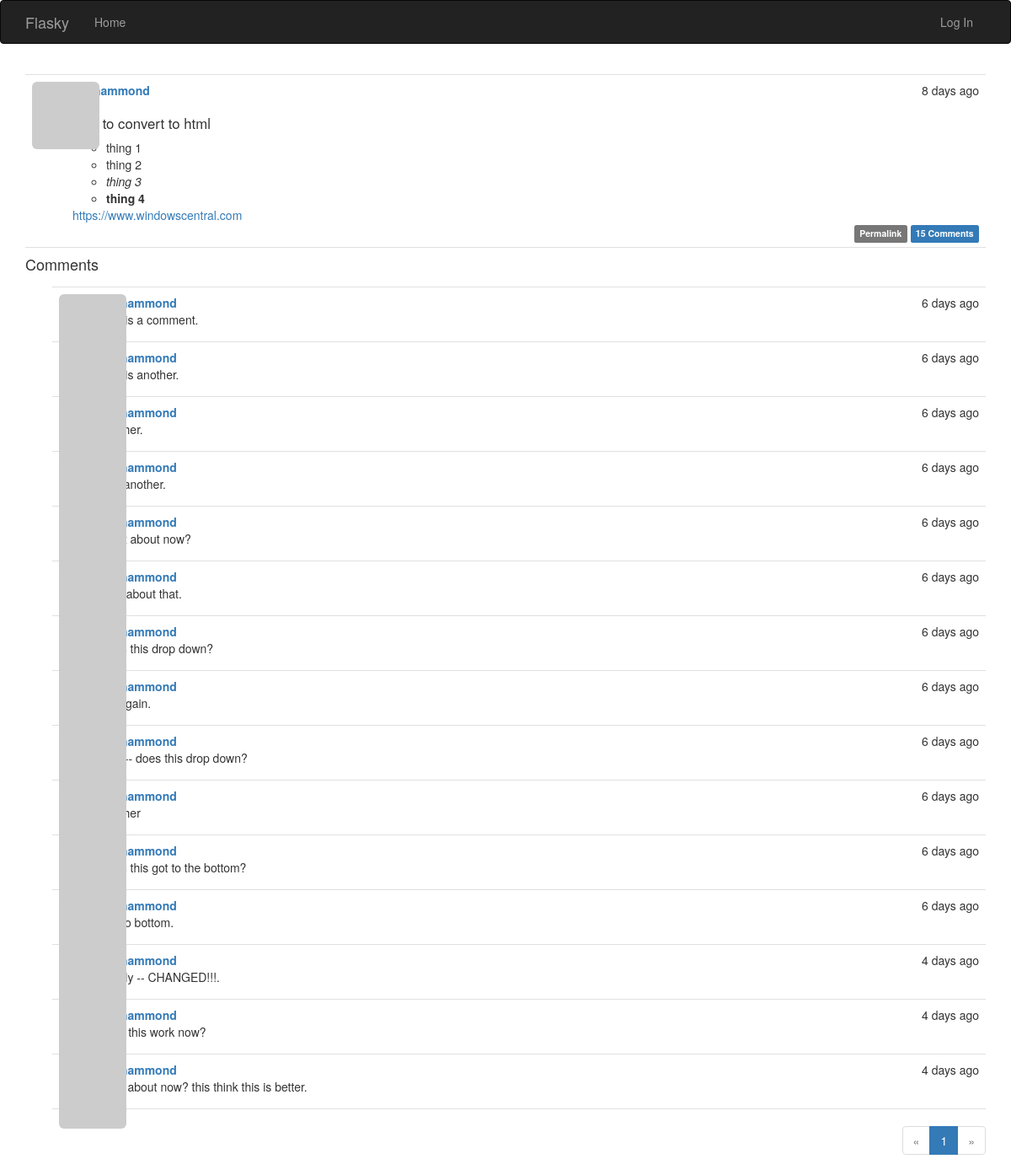
Page /post/405 on the earlier database version.
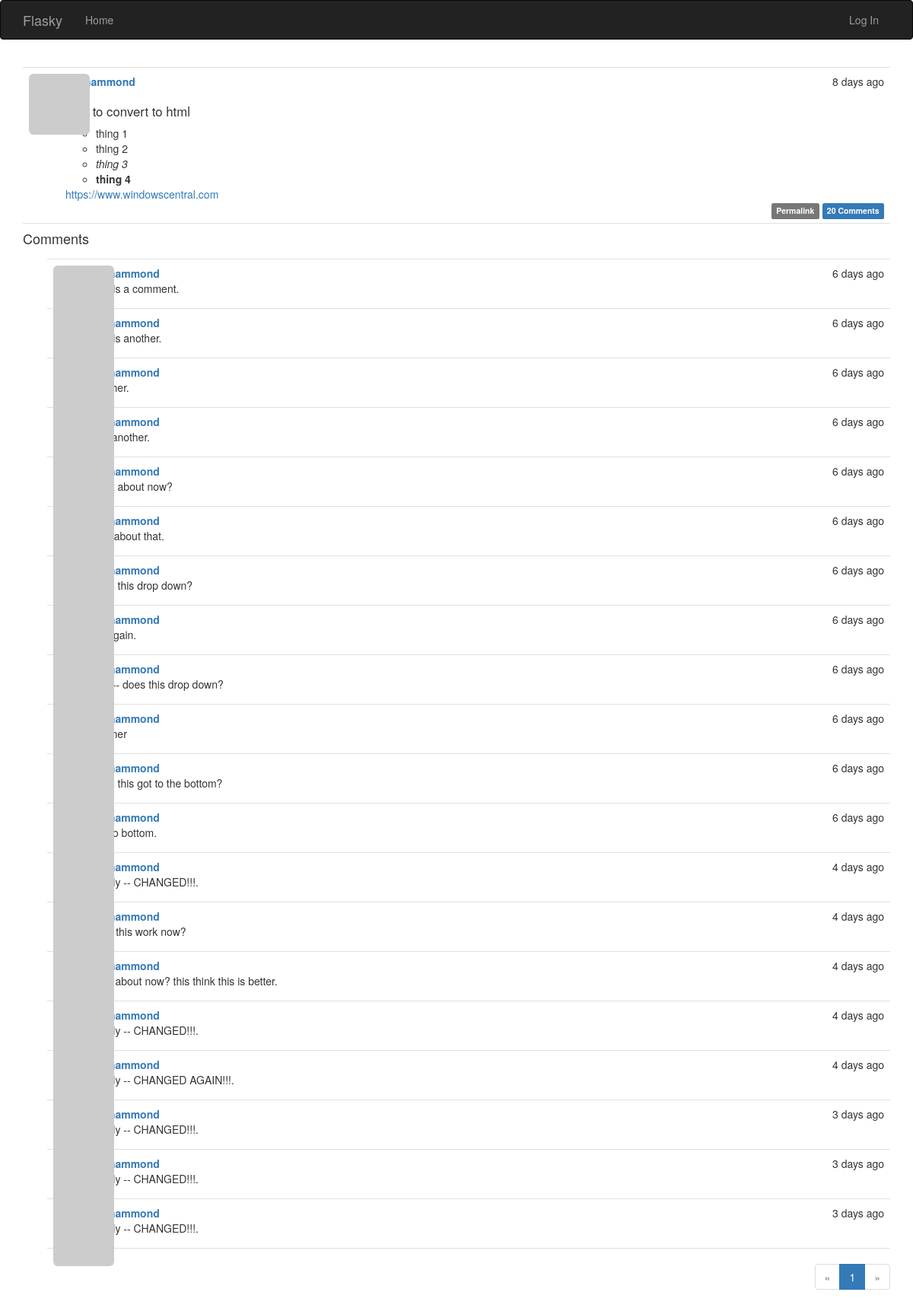
Same page on the later database version.
### app/models.py (models this page shows, shortened)
class Post(db.Model):
    __tablename__ = 'posts'
    id = db.Column(db.Integer, primary_key=True)
    body = db.Column(db.Text)
    timestamp = db.Column(db.DateTime, index=True, default=datetime.utcnow)
    author_id = db.Column(db.Integer, db.ForeignKey('users.id'))
    body_html = db.Column(db.Text)
    comments = db.relationship('Comment', backref='post', lazy='dynamic')

class User(UserMixin, db.Model):
    __tablename__ = 'users'
    id = db.Column(db.Integer, primary_key=True)
    email = db.Column(db.String(64), unique=True, index=True)
    username = db.Column(db.String(64), unique=True, index=True)
    role_id = db.Column(db.Integer, db.ForeignKey('roles.id'))
    password_hash = db.Column(db.String(128))
    confirmed = db.Column(db.Boolean, default=False)
    name = db.Column(db.String(64))
    location = db.Column(db.String(64))
    about_me = db.Column(db.Text())
    member_since = db.Column(db.DateTime(), default=datetime.utcnow)
    last_seen = db.Column(db.DateTime(), default=datetime.utcnow)
    avatar_hash = db.Column(db.String(32))
    posts = db.relationship('Post', backref='author', lazy='dynamic')
    followed = db.relationship('Follow',
                               foreign_keys=[Follow.follower_id],
                               backref=db.backref('follower', lazy='joined'),
                               lazy='dynamic',
                               cascade='all, delete-orphan')
    followers = db.relationship('Follow',
                                foreign_keys=[Follow.followed_id],
                                backref=db.backref('followed', lazy='joined'),
                                lazy='dynamic',
                                cascade='all, delete-orphan')
    comments = db.relationship('Comment', backref='author', lazy='dynamic')
    @property
    def password(self):
        raise AttributeError('password is not a readable attribute')
    def gravatar_hash(self):
        return hashlib.md5(self.email.lower().encode('utf-8')).hexdigest()
    def gravatar(self, size=100, default='identicon', rating='g'):
        if request.is_secure:
            url = 'https://secure.gravatar.com/avatar'
        else:
            url = 'http://secure.gravatar.com/avatar'
        hash= self.avatar_hash or self.gravatar_hash()
        return '{url}/{hash}?s={size}&d={default}&r={rating}'.format(
                url=url, hash=hash, size=size, default=default, rating=rating)

class Comment(db.Model):
    __tablename__ = 'comments'
    id = db.Column(db.Integer, primary_key=True)
    body = db.Column(db.Text)
    body_html = db.Column(db.Text)
    timestamp = db.Column(db.DateTime, index=True, default=datetime.utcnow)
    disabled = db.Column(db.Boolean)
    author_id = db.Column(db.Integer, db.ForeignKey('users.id'))
    post_id = db.Column(db.Integer, db.ForeignKey('posts.id'))

### app/main/views.py (the view, shortened to what this page needs)
@main.route('/post/<int:id>', methods=['GET', 'POST'])
def post(id):
    post = Post.query.get_or_404(id)
    form = CommentForm()
    page = request.args.get('page', 1, type=int)
    if page == -1:
        page = (post.comments.count() - 1) // \
                current_app.config['FLASKY_COMMENTS_PER_PAGE'] + 1
    pagination = post.comments.order_by(Comment.timestamp.asc()).paginate(
            page, per_page=current_app.config['FLASKY_COMMENTS_PER_PAGE'],
            error_out=False)
    comments = pagination.items
    return render_template('post.html', posts=[post], form=form,
                           comments=comments, pagination=pagination)

### app/auth/views.py (called while the page is built)
@auth.before_app_request
def before_request():
    if current_user.is_authenticated:
        current_user.ping()
        if not current_user.confirmed \
                and request.endpoint \
                and request.blueprint != 'auth' \
                and request.endpoint != 'static':
            return redirect(url_for('auth.unconfirmed'))

### app/main/__init__.py (called while the page is built)
@main.app_context_processor
def inject_permissions():
    return dict(Permission=Permission)

### app/models.py (called while the page is built)
    def can(self, permissions):
        return False

    def is_administrator(self):
        return False

### app/templates/post.html (shortened to what this page needs)
{% extends "base.html" %}
{% import "bootstrap/wtf.html" as wtf %}
{% import "_macros.html" as macros %}
{% block page_content %}
{% include '_posts.html' %}
<h4 id="comments">Comments</h4>
{% include '_comments.html' %}
{% if pagination %}
    <div class="pagination">
        {{ macros.pagination_widget(pagination, '.post', fragment='#comments', id=posts[0].id) }}
    </div>
{% endif %}
{% endblock %}

### app/templates/base.html (shortened to what this page needs)
{% extends "bootstrap/base.html" %}
{% block head %}
{{ super() }}
<link rel="stylesheet" type="text/css" href="{{ url_for('static', filename='styles.css') }}">
{% endblock %}
{% block navbar %}
<div class="navbar navbar-inverse" role="navigation">
    <div class="container">
        <div class="navbar-header">
            <a class="navbar-brand" href="{{ url_for('main.index') }}">Flasky</a>
        </div>
        <div class="navbar-collapse collapse">
            <ul class="nav navbar-nav">
                <li><a href="{{ url_for('main.index') }}">Home</a></li>
            </ul>
            <ul class="nav navbar-nav navbar-right">
                {% if current_user.is_authenticated %}
                <li class="dropdown">
                    <a href="#" class="dropdown-toggle" data-toggle="dropdown">
                        <img src="{{ current_user.gravatar(size=18) }}">
                        Account <b class="caret"></b>
                    </a>
                    <ul class="dropdown-menu">
                        <li><a href="{{ url_for('auth.change_password') }}">Change Password</a></li>
                        <li><a href="{{ url_for('auth.change_email_request') }}">Change Email</a></li>
                        <li><a href="{{ url_for('auth.logout') }}">Log Out</a></li>
                    </ul>
                </li>
                {% else %}
                <li><a href="{{ url_for('auth.login') }}">Log In</a></li>
                {% endif %}
            </ul>
        </div>
    </div>
</div>
{% endblock %}
{% block content %}
<div class="container">
    {% block page_content %}{% endblock %}
</div>
{% endblock %}

### app/templates/_macros.html
{% macro pagination_widget(pagination, endpoint, fragment='') %}
<ul class="pagination">
    <li {% if not pagination.has_prev %} class="disabled"{% endif %}>
        <a href="{% if pagination.has_prev %}{{ url_for(endpoint, pagepagination.prev_num, **kwargs) }}{{ fragment }}{% else %}#{% endif %}">
           &laquo;
       </a>
   </li>
   {% for p in pagination.iter_pages() %}
       {% if p %}
           {% if p == pagination.page %}
               <li class="active">
                   <a href="{{ url_for(endpoint, page = p, **kwargs) }}{{ fragment }}">{{ p }}</a>
               </li>
           {% else %}
               <li>
                   <a href="{{ url_for(endpoint, page = p, **kwargs) }}{{ fragment }}">{{ p }}</a>
               </li>
           {% endif %}
       {% else %}
           <li class="disabled"><a href="#">&hellip;</a></li>
       {% endif %}
   {% endfor %}
   <li {% if not pagination.has_next %} class="disabled"{% endif %}>
       <a href="{% if pagination.has_next %}{{ url_for(endpoint, page=pagination.next_num, **kwargs) }}{{ fragment }}{% else %}#{% endif %}">
           &raquo;
       </a>
   </li>
</ul>
{% endmacro %}

### app/templates/_posts.html (shortened to what this page needs)
<ul class="posts">
    {% for post in posts %}
        <li class="post">
            <div class="profile-thumbnail">
                <a href="{{ url_for('.user', username=post.author.username) }}">
                    <img class="img-rounded profile-thumbnail" src="{{ post.author.gravatar(size=40) }}">
                </a>
            </div>
            <div class="post-content">
                <div class="post-date">{{ moment(post.timestamp).fromNow() }}</div>
                <div class="post-author"><a href="{{ url_for('.user', username=post.author.username) }}">{{ post.author.username }}</a></div>
                <div class="post-body">
                    {% if post.body_html %}
                        {{ post.body_html | safe }}
                    {% else %}
                        {{ post.body }}
                    {% endif %}
                </div>
                <div class="post-footer">
                    <a href="{{ url_for('.post', id=post.id) }}">
                        <span class="label label-default">Permalink</span>
                    </a>
                    <a href="{{ url_for('.post', id=post.id) }}#comments">
                        <span class="label label-primary">{{ post.comments.count() }} Comments</span>
                    </a>
                </div>
            </div>
        </li>
    {% endfor %}
</ul>

### app/templates/_comments.html (shortened to what this page needs)
<ul class="comments">
    {% for comment in comments %}
    <li class="comment">
        <div class="comment-thumbnail">
            <a href="{{ url_for('.user', username=comment.author.username) }}">
                <img class="img-rounded profile-thumbnail" src="{{ comment.author.gravatar(size=40) }}">
            </a>
        </div>
        <div class="comment-content">
            <div class="comment-date">{{ moment(comment.timestamp).fromNow() }}</div>
            <div class="comment-author"><a href="{{ url_for('.user', username=comment.author.username) }}">{{ comment.author.username }}</a></div>
            <div class="comment-body">
                {% if moderate or not comment.disabled %}
                    {% if comment.body_html %}
                        {{ comment.body_html | safe }}
                    {% else %}
                        {{ comment.body }}
                    {% endif %}
                {% endif %}
            </div>
        </div>
    </li>
    {% endfor %}
</ul>

### app/static/styles.css (style rules this page uses)
.profile-thumbnail { position: absolute; }
ul.posts { list-style-type: none; padding: 0px; margin: 16px 0px 0px 0px; border-top: 1px solid #e0e0e0; }
ul.posts li.post { padding: 8px; border-bottom: 1px solid #e0e0e0; }
div.post-date { float: right; }
div.post-author { font-weight: bold; }
div.post-content { margin-left: 48px; min-height: 48px; }
div.post-footer { text-align: right; }
ul.comments { list-style-type: none; padding: 0px; margin: 16px 0px 0px 0px; }
ul.comments li.comment { margin-left: 32px; padding: 8px; border-bottom: 1px solid #e0e0e0; }
ul.comments li.comment:nth-child(1) { border-top: 1px solid #e0e0e0; }
div.comment-date { float: right; }
div.comment-author { font-weight: bold; }
div.comment-thumbnail { position: absolute; }
div.comment-content { margin-left: 48px; min-height: 48px; }
div.pagination { width: 100%; text-align: right; padding: 0px; margin: 0px; }
.post-body h3 { font-size: 120%; }

Differences in the rows shown:
computed for Post "benhammond": comments.count "15" → "20"
added Comment: timestamp "4 days ago", author.username "benhammond", body_html "Finally -- CHANGED!!!."
added Comment: timestamp "4 days ago", author.username "benhammond", body_html "Finally -- CHANGED AGAIN!!!."
added Comment: timestamp "3 days ago", author.username "benhammond", body_html "Finally -- CHANGED!!!."
added Comment: timestamp "3 days ago", author.username "benhammond", body_html "Finally -- CHANGED!!!."
added Comment: timestamp "3 days ago", author.username "benhammond", body_html "Finally -- CHANGED!!!."
